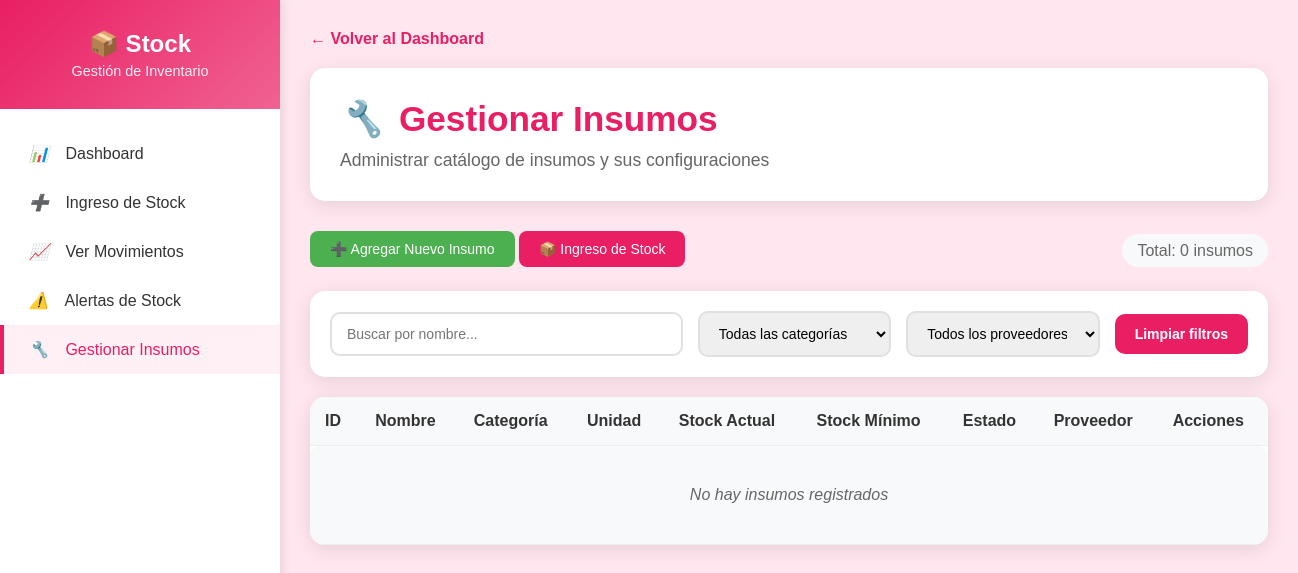
The page /views/stock/listado_insumos.php (signed in) on the database as committed earlier.
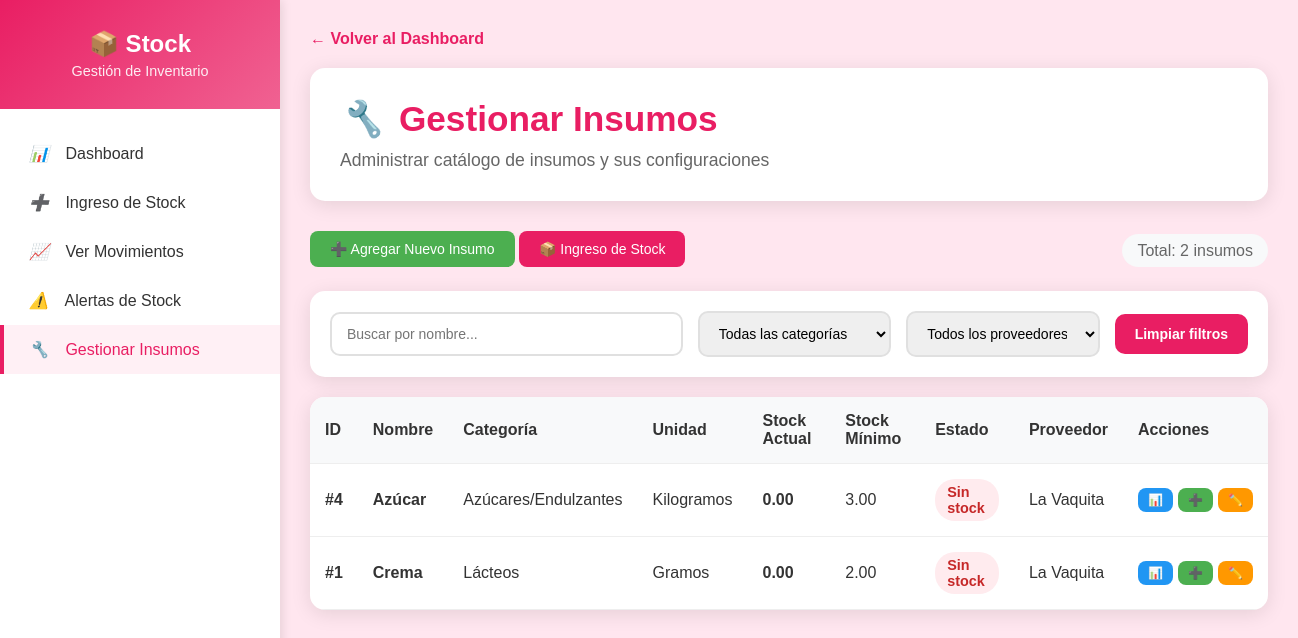
The same page on the database as committed later.
### tables this page shows
CREATE TABLE insumos(ID_insumo INT NOT NULL AUTO_INCREMENT,
insumo_nombre VARCHAR (50)  NOT NULL,
insumo_stock_actual DECIMAL(10,2) NOT NULL DEFAULT 0,
insumo_stock_minimo DECIMAL(10,2) NOT NULL,
insumo_precio_costo FLOAT (10,2),
RELA_unidad_medida INT NOT NULL,
RELA_categoria_insumos INT NOT NULL,
RELA_proveedor INT NOT NULL, 
RELA_estado_insumo INT NOT NULL,
PRIMARY KEY (ID_insumo));

CREATE TABLE categoria_insumos(ID_categoria_insumo INT NOT NULL AUTO_INCREMENT,
categoria_insumo_nombre VARCHAR (25) NOT NULL,
PRIMARY KEY (ID_categoria_insumo));

CREATE TABLE unidad_medida(ID_unidad_medida INT NOT NULL AUTO_INCREMENT,
unidad_medida_nombre VARCHAR (50) NOT NULL,
PRIMARY KEY (ID_unidad_medida));

CREATE TABLE proveedor(ID_proveedor INT NOT NULL AUTO_INCREMENT,
proveedor_nombre VARCHAR (30) NOT NULL,
proveedor_rubro VARCHAR (20), 
proveedor_observaciones VARCHAR (100),
PRIMARY KEY (ID_proveedor));

### config/conexion.php (called while the page is built, shortened)
<?php
class Conexion {
    private static $instance = null;
    private $pdo;
    private function __construct() {
        try {
            $dsn = "mysql:host=" . DB_HOST . ";dbname=" . DB_NAME . ";charset=" . DB_CHARSET;
            $options = [
                PDO::ATTR_ERRMODE => PDO::ERRMODE_EXCEPTION,
                PDO::ATTR_DEFAULT_FETCH_MODE => PDO::FETCH_ASSOC,
                PDO::ATTR_EMULATE_PREPARES => false,
                PDO::MYSQL_ATTR_INIT_COMMAND => "SET NAMES " . DB_CHARSET
            ];
            $this->pdo = new PDO($dsn, DB_USER, DB_PASS, $options);
        } catch (PDOException $e) {
            if (ENVIRONMENT === 'production') {
                die("Error de conexión a la base de datos. Contacte al administrador.");
            } else {
                die("Error de conexión: " . $e->getMessage());
            }
        }
    }
    public static function getInstance() {
        if (self::$instance === null) {
            self::$instance = new self();
        }
        return self::$instance;
    }
    public function getConnection() {
        return $this->pdo;
    }
}
function getConexion() {
    return Conexion::getInstance()->getConnection();
}
?>

### controllers/stock/StockController.php (called while the page is built, shortened)
<?php
require_once __DIR__ . '/../../config/conexion.php';
require_once __DIR__ . '/../../core/DatabaseHelper.php';
class StockController {
    private $db;
    public function __construct() {
        $this->db = new DatabaseHelper();
    }
    public function obtenerTodosInsumosConEstado() {
        $sql = "SELECT
            i.*,
            c.categoria_insumo_nombre,
            p.proveedor_nombre,
            um.unidad_medida_nombre as insumo_unidad_medida,
            es.estado_insumo_descripcion,
            CASE
                WHEN i.insumo_stock_actual = 0 THEN 'Sin stock'
                WHEN i.insumo_stock_actual <= i.insumo_stock_minimo THEN 'Bajo stock'
                ELSE 'Stock normal'
            END AS estado_stock
            FROM insumos i
            JOIN categoria_insumos c ON i.RELA_categoria_insumos = c.ID_categoria_insumo
            JOIN proveedor p ON i.RELA_proveedor = p.ID_proveedor
            JOIN unidad_medida um ON i.RELA_unidad_medida = um.ID_unidad_medida
            JOIN estado_insumos es ON i.RELA_estado_insumo = es.ID_estado_insumo
            ORDER BY i.insumo_nombre";
        return $this->db->select($sql);
    }
}
?>

### core/DatabaseHelper.php (called while the page is built, shortened)
<?php
require_once __DIR__ . '/../config/conexion.php';
class DatabaseHelper {
    private $pdo;
    public function __construct() {
        $this->pdo = getConexion();
    }
    public function select($sql, $params = []) {
        try {
            $stmt = $this->pdo->prepare($sql);
            $stmt->execute($params);
            return $stmt->fetchAll();
        } catch (PDOException $e) {
            $this->handleError($e);
            return false;
        }
    }
}
?>

### views/stock/listado_insumos.php (the view, shortened to what the changed rows need)
<?php
require_once __DIR__ . '/../../config/conexion.php';
require_once __DIR__ . '/../../controllers/stock/StockController.php';
$stockController = new StockController();
$insumos = $stockController->obtenerTodosInsumosConEstado();
?>
<!DOCTYPE html>
<html lang="es">
<head>
    <link rel="stylesheet" href="../../public/css/style.css">
    <link rel="stylesheet" href="../../public/css/stock_dashboard.css">
</head>
<body>
    <div class="dashboard-container">
        <div class="sidebar" id="sidebar">
            <div class="sidebar-header">
                <h2>📦 Stock</h2>
            </div>
        </div>
        <div class="main-content" id="mainContent">
            <div class="content-header">
                <h1 class="content-title">
                    <i>🔧</i> Gestionar Insumos
                </h1>
            </div>
            <div class="actions-header">
                <div>
                    <span class="badge" style="background: #f8f9fa; padding: 8px 15px; border-radius: 20px; color: #666;">
                        Total: <?= count($insumos) ?> insumos
                    </span>
                </div>
            </div>
            <div class="table-container">
                <table>
                    <thead>
                        <tr>
                            <th>ID</th>
                            <th>Nombre</th>
                            <th>Categoría</th>
                            <th>Unidad</th>
                            <th>Stock Actual</th>
                            <th>Stock Mínimo</th>
                            <th>Estado</th>
                            <th>Proveedor</th>
                            <th>Acciones</th>
                        </tr>
                    </thead>
                    <tbody>
                        <?php if (empty($insumos)): ?>
                            <tr>
                                <td colspan="9" class="no-data">No hay insumos registrados</td>
                            </tr>
                        <?php else: ?>
                            <?php foreach ($insumos as $insumo): ?>
                                <tr>
                                    <td><strong>#<?= $insumo['ID_insumo'] ?></strong></td>
                                    <td>
                                        <strong><?= htmlspecialchars($insumo['insumo_nombre']) ?></strong>
                                    </td>
                                    <td><?= htmlspecialchars($insumo['categoria_insumo_nombre']) ?></td>
                                    <td><?= htmlspecialchars($insumo['insumo_unidad_medida']) ?></td>
                                    <td>
                                        <strong><?= number_format($insumo['insumo_stock_actual'], 2) ?></strong>
                                    </td>
                                    <td>
                                        <?= number_format($insumo['insumo_stock_minimo'], 2) ?>
                                    </td>
                                    <td>
                                        <span class="status-badge status-<?= strtolower(str_replace(' ', '-', $insumo['estado_stock'])) ?>">
                                            <?= $insumo['estado_stock'] ?>
                                        </span>
                                    </td>
                                    <td><?= htmlspecialchars($insumo['proveedor_nombre']) ?></td>
                                    <td>
                                        <div class="actions-table">
                                            <a href="../../controllers/stock/historial_insumo.php?id=<?= $insumo['ID_insumo'] ?>"
                                               class="btn btn-small btn-info" title="Ver historial">
                                                📊
                                            </a>
                                            <a href="../../controllers/stock/ingreso_stock.php?insumo=<?= $insumo['ID_insumo'] ?>"
                                               class="btn btn-small btn-success" title="Ingresar stock">
                                                ➕
                                            </a>
                                            <a href="modificar_insumo.php?id=<?= $insumo['ID_insumo'] ?>"
                                               class="btn btn-small btn-warning" title="Modificar">
                                                ✏️
                                            </a>
                                        </div>
                                    </td>
                                </tr>
                            <?php endforeach; ?>
                        <?php endif; ?>
                    </tbody>
                </table>
            </div>
        </div>
    </div>
</body>
</html>

Rows that differ between the two databases and show on the page:
added insumos: ID_insumo "4", insumo_nombre "Azúcar", categoria_insumos.categoria_insumo_nombre "Azúcares/Endulzantes", unidad_medida.unidad_medida_nombre "Kilogramos", insumo_stock_actual "0.00", insumo_stock_minimo "3.00", estado_stock "Sin stock", proveedor.proveedor_nombre "La Vaquita"
now on this page (row edited): insumos: ID_insumo "1", insumo_nombre "Crema", categoria_insumos.categoria_insumo_nombre "Lácteos", unidad_medida.unidad_medida_nombre "Gramos", insumo_stock_actual "0.00", insumo_stock_minimo "2.00", estado_stock "Sin stock", proveedor.proveedor_nombre "La Vaquita"
Other text that changed with them:
count($insumos): "0" → "2"
text no longer shown: "No hay insumos registrados"
